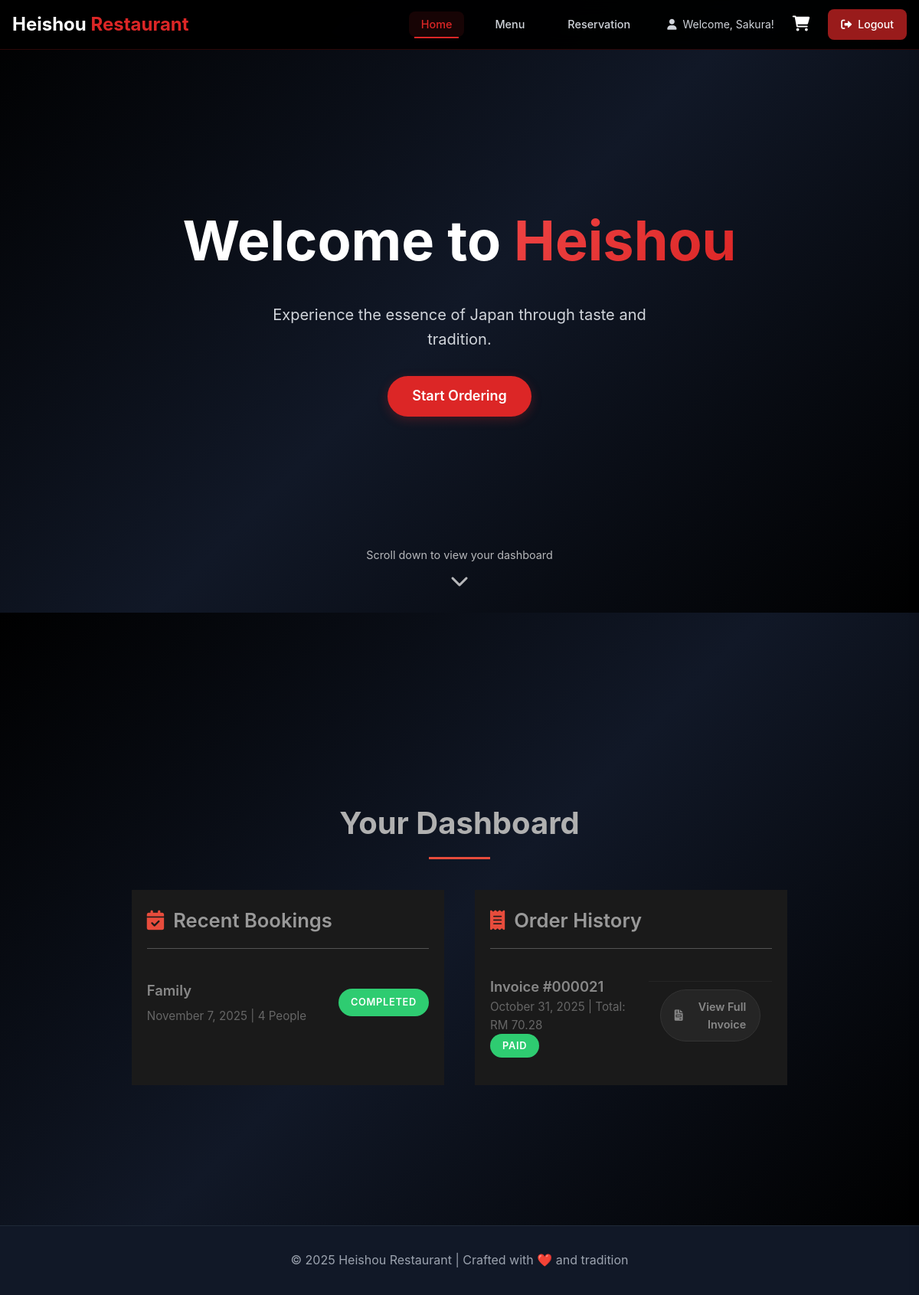
Page /user/user_page.php (signed in) on the committed database.
### tables this page shows
CREATE TABLE `booking` (
  `Booking_ID` int(11) NOT NULL,
  `User_ID` int(11) DEFAULT NULL,
  `Full_Name` varchar(100) DEFAULT NULL,
  `Phone_Number` varchar(20) DEFAULT NULL,
  `Booking_Date` date DEFAULT NULL,
  `Event_Type` varchar(100) DEFAULT NULL,
  `Number_of_People` int(11) DEFAULT NULL,
  `Booking_Time` varchar(11) NOT NULL,
  `Status` varchar(255) NOT NULL
);

CREATE TABLE `invoice` (
  `Invoice_ID` int(11) NOT NULL,
  `User_ID` int(11) NOT NULL,
  `Total_Price` varchar(255) NOT NULL,
  `Payment_Status` varchar(255) NOT NULL,
  `created_at` timestamp NOT NULL DEFAULT CURRENT_TIMESTAMP
);

### user/user_page.php (the view, shortened to what this page needs)
<?php
include '../components/connect.php';
 $user_id = $_SESSION['User_ID'];
if (isset($_SESSION['User_ID'])) {
    $user_id = $_SESSION['User_ID'];
}
 $bookings = [];
 $booking_stmt = $conn->prepare("SELECT Booking_ID, Event_Type, Booking_Date, Number_of_People, Status FROM `booking` WHERE User_ID = ? ORDER BY Booking_Date DESC");
 $booking_stmt->bind_param("i", $user_id);
 $booking_stmt->execute();
 $booking_result = $booking_stmt->get_result();
if ($booking_result->num_rows > 0) {
    while ($row = $booking_result->fetch_assoc()) {
        $bookings[] = $row;
    }
}
 $user_invoices = [];
 $invoice_stmt = $conn->prepare("SELECT Invoice_ID, Total_Price, Payment_Status, created_at FROM `invoice` WHERE User_ID = ? ORDER BY Invoice_ID DESC");
 $invoice_stmt->bind_param("i", $user_id);
 $invoice_stmt->execute();
 $invoice_result = $invoice_stmt->get_result();
if ($invoice_result->num_rows > 0) {
    while ($invoice = $invoice_result->fetch_assoc()) {
        $items_stmt = $conn->prepare("
            SELECT
                m.Item_Name,
                ci.Quantity,
                ci.Subtotal
            FROM
                cart_item AS ci
            JOIN
                menu AS m ON ci.Menu_ID = m.Menu_ID
            WHERE
                ci.Invoice_ID = ?
        ");
        $items_stmt->bind_param("i", $invoice['Invoice_ID']);
        $items_stmt->execute();
        $items_result = $items_stmt->get_result();
        $invoice['items'] = $items_result->fetch_all(MYSQLI_ASSOC);
        $user_invoices[] = $invoice;
    }
}
?>
<!DOCTYPE html>
<html lang="en">
<head>
  <link rel="stylesheet" href="https://cdnjs.cloudflare.com/ajax/libs/font-awesome/6.0.0/css/all.min.css">
  <link rel="stylesheet" href="../css/style.css">
  <link rel="stylesheet" href="../css/user_page.css">
</head>
<body>
  <header class="navbar">
    <div class="nav-container">
      <div class="logo">
        <h1>Heishou <span>Restaurant</span></h1>
      </div>
      <nav class="nav-menu">
        <ul class="nav-links">
          <li><a href="user_page.php" class="active">Home</a></li>
          <li><a href="menu.php">Menu</a></li>
          <li><a href="event.php">Reservation</a></li>
        </ul>
        <ul class="nav-actions">
          <li class="welcome-user">
            <i class="fas fa-user"></i>
            <span>
              <?php
                if (isset($_SESSION['username'])) {
                  echo "Welcome, " . htmlspecialchars($_SESSION['username']) . "!";
                } else {
                  echo "Welcome, Guest!";
                }
              ?>
            </span>
          </li>
          <li>
            <button class="cart-btn" onclick="toggleCart()">
              <i class="fas fa-shopping-cart"></i>
            </button>
          </li>
          <li>
              <a href="../logout.php" class="btn logout-btn">
                <i class="fas fa-sign-out-alt"></i> Logout
              </a>
          </li>
        </ul>
      </nav>
    </div>
  </header>
  <section id="hero" class="hero">
    <div class="hero-content">
      <h1 class="hero-title">Welcome to <span>Heishou</span></h1>
      <p class="hero-subtitle">Experience the essence of Japan through taste and tradition.</p>
      <a href="menu.php" class="order-btn">Start Ordering</a>
      <div class="scroll-indicator">
        <span>Scroll down to view your dashboard</span>
        <i class="fas fa-chevron-down"></i>
      </div>
    </div>
  </section>
  <section class="hero">
    <div class="dashboard-container">
      <h2 class="dashboard-title">Your Dashboard</h2>
      <div class="hero-dashboard">
        <div class="history-box">
          <h2><i class="fas fa-calendar-check"></i> Recent Bookings</h2>
          <?php if (!empty($bookings)): ?>
            <?php foreach ($bookings as $booking): ?>
              <div class="history-item">
                <div class="history-item-info">
                  <h4><?php echo htmlspecialchars(ucfirst($booking['Event_Type'])); ?></h4>
                  <p><?php echo date("F j, Y", strtotime($booking['Booking_Date'])); ?> | <?php echo $booking['Number_of_People']; ?> People</p>
                </div>
                <span class="history-item-status status-<?php echo strtolower(htmlspecialchars($booking['Status'])); ?>">
                  <?php echo htmlspecialchars($booking['Status']); ?>
                </span>
              </div>
            <?php endforeach; ?>
          <?php else: ?>
            <p class="no-history">You have no bookings yet.<br>Make a reservation to see it here!</p>
          <?php endif; ?>
        </div>
        <div class="history-box">
          <h2><i class="fas fa-receipt"></i> Order History</h2>
          <?php if (!empty($user_invoices)): ?>
            <?php foreach ($user_invoices as $invoice): ?>
              <div class="order-history-item">
                <div class="order-summary">
                  <div class="order-history-item-details">
                    <h4>Invoice #<?php echo str_pad($invoice['Invoice_ID'], 6, '0', STR_PAD_LEFT); ?></h4>
                    <p><?php echo date("F j, Y", strtotime($invoice['created_at'])); ?> | Total: RM <?php echo number_format(str_replace(['RM', ','], '', $invoice['Total_Price']), 2); ?></p>
                  </div>
                  <span class="history-item-status status-<?php echo strtolower(htmlspecialchars($invoice['Payment_Status'])); ?>">
                    <?php echo htmlspecialchars($invoice['Payment_Status']); ?>
                  </span>
                </div>
                <div class="invoice-actions">
                  <div class="invoice-button-wrapper" onclick="window.open('view_invoice.php?id=<?php echo $invoice['Invoice_ID']; ?>', '_blank')">
                    <span class="btn-invoice-solid">
                      <i class="fas fa-file-invoice"></i> View Full Invoice
                    </span>
                  </div>
                </div>
              </div>
            <?php endforeach; ?>
          <?php else: ?>
            <p class="no-history">You have no past orders.<br>Complete a payment to see your invoice here!</p>
          <?php endif; ?>
        </div>
      </div>
    </div>
  </section>
  <?php include '../components/footer.php';?>
</body>
</html>

### css/style.css (style rules this page uses)
:root { --red: #dc2626; --red-dark: #991b1b; --red-light: #fca5a5; --white: #ffffff; --black: #000000; --gray-50: #f9fafb; --gray-100: #f3f4f6; --gray-200: #e5e7eb; --gray-300: #d1d5db; --gray-400: #9ca3af; --gray-500: #6b7280; --gray-600: #4b5563; --gray-700: #374151; --gray-800: #1f2937; --gray-900: #111827; --shadow-sm: 0 1px 2px 0 rgb(0 0 0 / 0.05); --shadow: 0 1px 3px 0 rgb(0 0 0 / 0.1), 0 1px 2px -1px rgb(0 0 0 / 0.1); --shadow-lg: 0 10px 15px -3px rgb(0 0 0 / 0.1), 0 4px 6px -4px rgb(0 0 0 / 0.1); --shadow-xl: 0 20px 25px -5px rgb(0 0 0 / 0.1), 0 8px 10px -6px rgb(0 0 0 / 0.1); }
* { margin: 0; padding: 0; box-sizing: border-box; }
body { font-family: 'Noto Sans JP', -apple-system, BlinkMacSystemFont, 'Segoe UI', Roboto, sans-serif; background: var(--black); color: var(--gray-300); line-height: 1.6; scroll-behavior: smooth; overflow-x: hidden; }
.navbar { position: fixed; top: 0; left: 0; right: 0; z-index: 1000; background: rgba(0, 0, 0, 0.95); backdrop-filter: blur(10px); border-bottom: 1px solid rgba(220, 38, 38, 0.2); transition: all 0.3s ease; }
.nav-container { max-width: 1200px; margin: 0 auto; padding: 0 1rem; display: flex; align-items: center; justify-content: space-between; height: 4rem; }
.logo h1 { font-size: 1.5rem; font-weight: 700; color: var(--white); }
.logo span { color: var(--red); }
.nav-menu { display: flex; align-items: center; gap: 2rem; }
.nav-links { display: flex; align-items: center; gap: 1.5rem; list-style: none; }
.nav-links a { color: var(--gray-300); text-decoration: none; font-weight: 500; font-size: 0.9rem; padding: 0.5rem 1rem; border-radius: 0.5rem; transition: all 0.3s ease; position: relative; }
.nav-links a::after { content: ''; position: absolute; bottom: -2px; left: 50%; transform: translateX(-50%); width: 0; height: 2px; background: var(--red); transition: width 0.3s ease; }
.nav-links a.active { color: var(--red); background: rgba(220, 38, 38, 0.1); }
.nav-links a.active::after { width: 80%; }
.nav-actions { display: flex; align-items: center; gap: 1rem; list-style: none; }
.welcome-user { display: flex; align-items: center; gap: 0.5rem; color: var(--gray-300); font-size: 0.875rem; }
.cart-btn { position: relative; background: none; border: none; color: var(--white); font-size: 1.25rem; cursor: pointer; padding: 0.5rem; border-radius: 0.5rem; transition: all 0.3s ease; }
.btn { display: inline-flex; align-items: center; gap: 0.5rem; padding: 0.5rem 1rem; border: none; border-radius: 0.5rem; font-size: 0.875rem; font-weight: 500; text-decoration: none; cursor: pointer; transition: all 0.3s ease; background: transparent; color: var(--white); border: 1px solid transparent; }
.logout-btn { background: var(--red-dark); }
.hero { position: relative; min-height: 100vh; display: flex; align-items: center; justify-content: center; background: linear-gradient(135deg, var(--black) 0%, var(--gray-900) 50%, var(--black) 100%); overflow: hidden; }
.hero-content { text-align: center; z-index: 10; max-width: 1200px; padding: 0 1rem; }
.hero-title { font-size: clamp(2.5rem, 8vw, 4.5rem); font-weight: 700; color: var(--white); margin-bottom: 1.5rem; animation: fadeInUp 1s ease-out; }
.hero-title span { background: linear-gradient(135deg, #ef4444, #dc2626); -webkit-background-clip: text; -webkit-text-fill-color: transparent; background-clip: text; }
.hero-subtitle { font-size: clamp(1.125rem, 3vw, 1.25rem); color: var(--gray-300); margin-bottom: 2rem; max-width: 32rem; margin-left: auto; margin-right: auto; animation: fadeInUp 1s ease-out 0.3s both; }
.order-btn { display: inline-flex; align-items: center; gap: 0.5rem; padding: 0.75rem 2rem; background: var(--red); color: var(--white); text-decoration: none; border-radius: 9999px; font-size: 1.125rem; font-weight: 600; transition: all 0.3s ease; box-shadow: 0 4px 14px 0 rgba(220, 38, 38, 0.25); animation: fadeInUp 1s ease-out 0.6s both; }

### rows in the picture
booking: Event_Type "Family", Booking_Date "November 7, 2025", Number_of_People "4", Status "COMPLETED"
invoice: Invoice_ID "000021", created_at "October 31, 2025", Total_Price "70.28", Payment_Status "PAID"

### other values in the picture
$_SESSION['username'] "Sakura"
